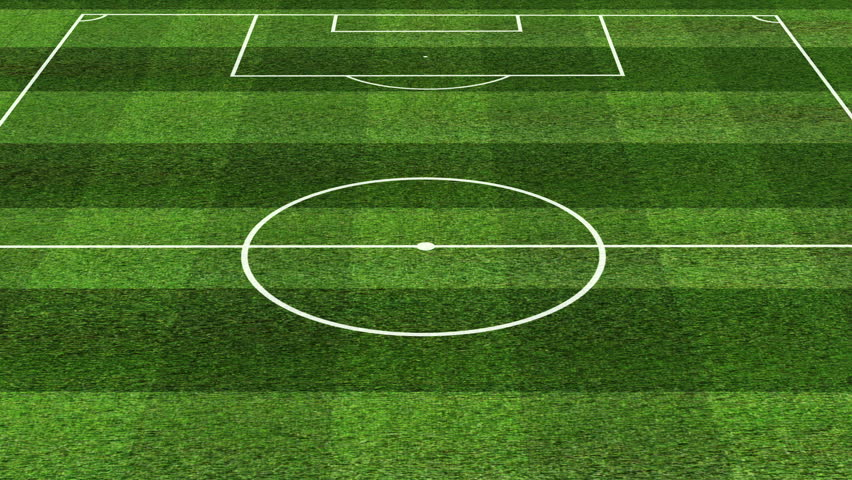
#> input picture riset/test_image.jpg, 852 x 480 px
$ python findcenter.py
#> lines starting #> are read from the running program, lines starting #| are printed output that depends on the picture; after the words box and inside, x2 and y2 are one past the last pixel; in counts of white or black regions, pixels touching at a corner belong together
import cv2
import numpy as np

image = cv2.imread('test_image.jpg')
#> image is the input picture: shape (480, 852, 3); mean B, G, R 35.2, 108.1, 68.5
field_image = np.copy(image)
gray = cv2.cvtColor(field_image, cv2.COLOR_RGB2GRAY)
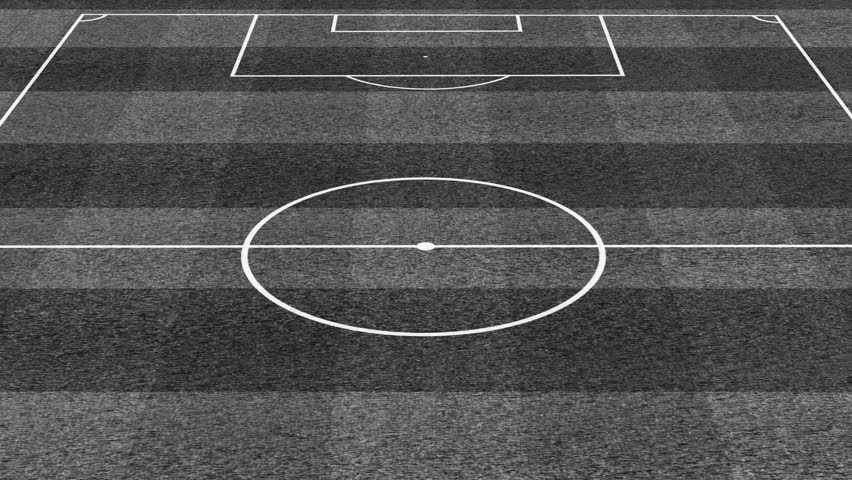
#> gray: shape (480, 852); min 16, max 254, mean 81.9
blur = cv2.GaussianBlur(gray, (9,9),0)
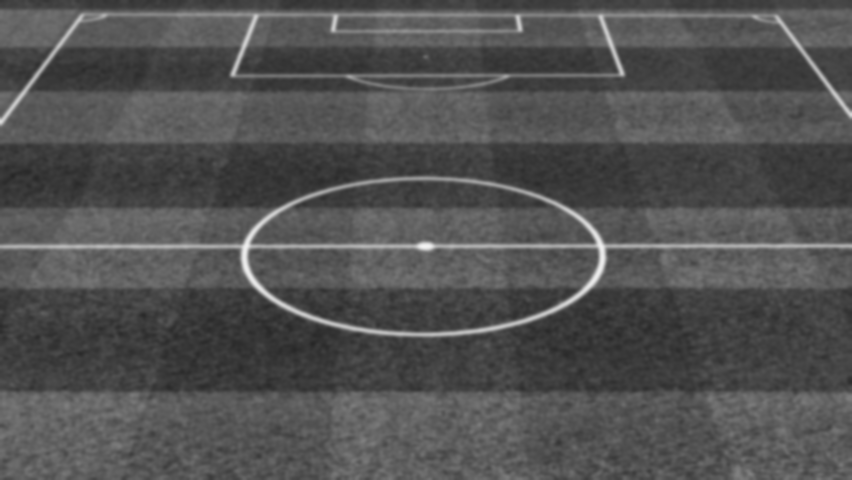
#> blur: shape (480, 852); min 39, max 243, mean 81.9
outline =cv2.Canny(blur, 50, 150)
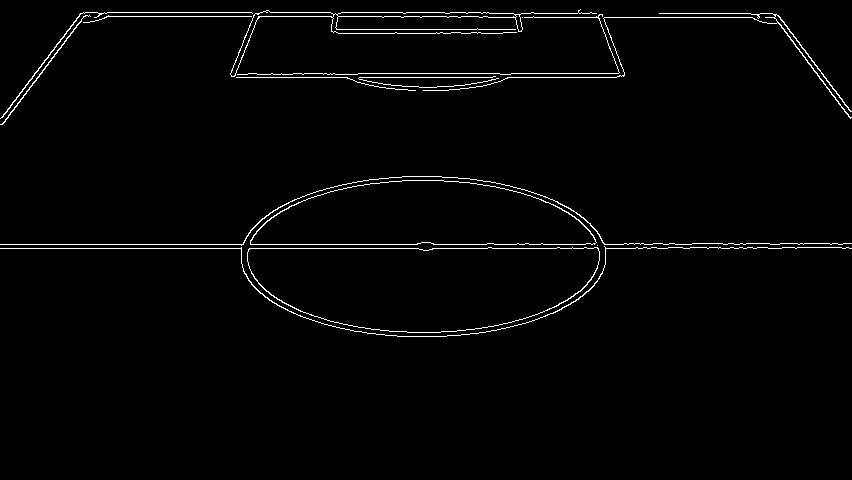
#> outline: shape (480, 852); 1.8% white in thin lines or dots, all inside (x1, y1, x2, y2) = (0, 9, 852, 337)

#Hough Line Transform Probabilistic
lines = cv2.HoughLinesP(outline, 1, np.pi/180,100,minLineLength=100,maxLineGap=50)
#> lines = 15 rows, first 6: [0, 244, 842, 244], [0, 248, 851, 248], [83, 12, 591, 12], [78, 16, 533, 16], [236, 77, 616, 77], [230, 73, 624, 73]

for line in lines:
	x1,y1,x2,y2 = line[0]
	cv2.line(image, (x1,y1), (x2,y2),(0,0,255),3)
#> this loop made 15 passes
#> (x1, y1, x2, y2) on passes 1 to 12: (0, 244, 842, 244), (0, 248, 851, 248), (83, 12, 591, 12), (78, 16, 533, 16), (236, 77, 616, 77), (230, 73, 624, 73), (331, 17, 780, 17), (403, 13, 596, 13), (487, 243, 851, 243), (331, 29, 522, 29), (557, 247, 848, 247), (338, 33, 502, 33)
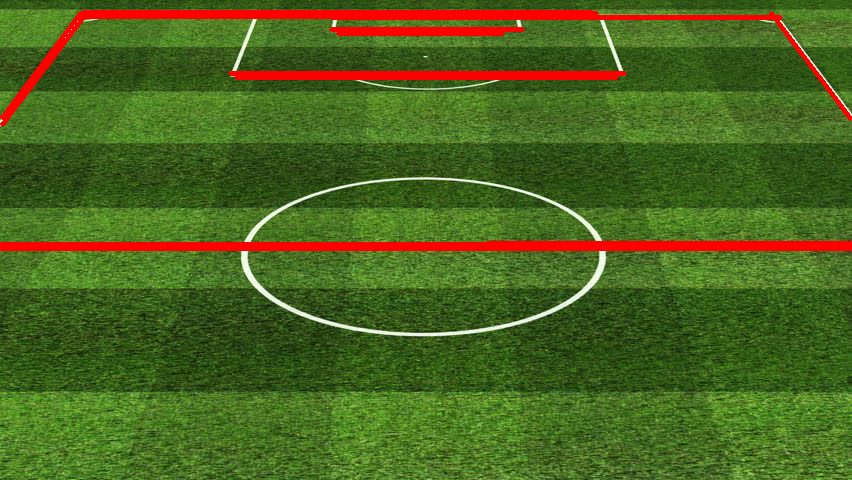
#> image: shape (480, 852, 3); 5.09% of pixels changed, all inside (x1, y1, x2, y2) = (0, 10, 852, 251)

#Hough Line Transform
"""
lines = cv2.HoughLines(outline,1,np.pi/180,100)
for line in lines:
    rho,theta = line[0]
    a = np.cos(theta)
    b = np.sin(theta)
    x0 = a*rho
    y0 = b*rho
    x1 = int(x0 + 1000*(-b))
    y1 = int(y0 + 1000*(a))
    x2 = int(x0 - 1000*(-b))
    y2 = int(y0 - 1000*(a))
    cv2.line(image,(x1,y1),(x2,y2),(0,0,255),2)
"""
cv2.imshow("outline", outline)
cv2.imshow("result",image)
cv2.waitKey(0)
